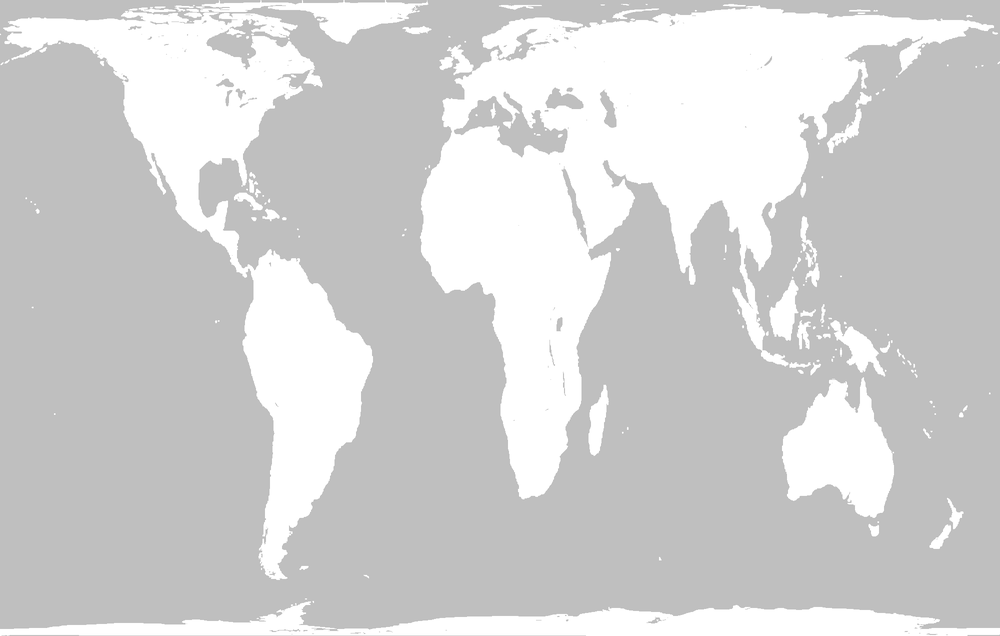
#> input picture figs/gall.png, 1000 x 636 px, shrunk from 2000 x 1271 before the run
$ python fig_land_dist.py
#> lines starting #> are read from the running program, lines starting #| are printed output that depends on the picture; after the words box and inside, x2 and y2 are one past the last pixel; in counts of white or black regions, pixels touching at a corner belong together
import numpy as np
from PIL import Image
import matplotlib.pyplot as plt
from matplotlib import image
from matplotlib import rc
rc('text', usetex=True)
rc('font', family='serif',size=13)

earth_map = image.imread('../gall.png')
#> earth_map is the input picture: shape (636, 1000, 3) float32; min 0.686, max 1, mean 0.824
earth_map[(earth_map<1)] = 0
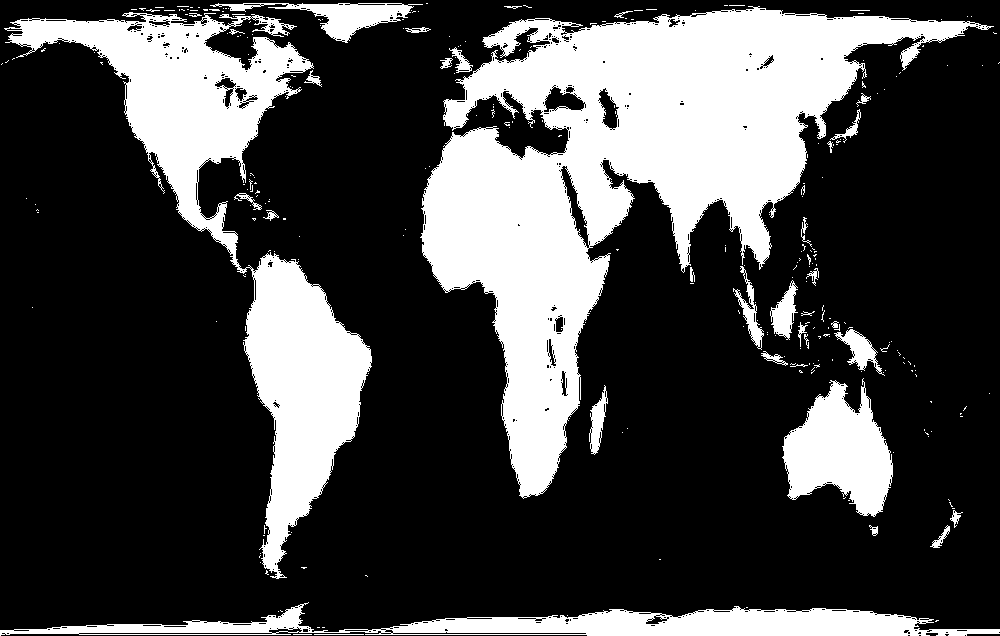
#> earth_map: shape (636, 1000, 3) float32; values 0 (black) and 1 (white), 27.4% white; 280 white regions (243 under 20 px), largest, box (x1, y1, x2, y2) and area: (420, 6, 994, 499) 96075, (4, 12, 372, 579) 45983, (0, 602, 1000, 636) 14587
fig, axs = plt.subplots(1,2, gridspec_kw={'width_ratios':(1,6)},figsize=(7,4))
axs[1].imshow(1-earth_map,'binary',alpha=0.4)
sums = np.sum(earth_map,1)/earth_map.shape[1]
#> sums = 636 rows, first 8: [0, 0, 0], [0, 0, 0], [0, 0, 0], [0.106, 0.106, 0.106], [0.122, 0.122, 0.122], [0.19, 0.19, 0.19], [0.201, 0.201, 0.201], [0.197, 0.197, 0.197]
sums[-2:] = sums[-3] #fix antarctic tailing off at end
axs[0].plot(sums[::-1,0],np.linspace(-90,90,len(sums[:,0])),linewidth=3)
axs[0].set_yticks(90*np.sin(np.array([-90,-45,-20,0,20,45,90])*np.pi/180))
axs[0].set_yticklabels(['{}$^\circ$'.format(i) for i in [-90,-45,-20,0,20,45,90]])
axs[0].set_ylim((-90,90))
axs[1].set_ylim([earth_map.shape[0],0])
axs[0].margins(x=0)
axs[0].set_xticks([0,1])
axs[1].set_yticks([])
axs[1].set_xticks([])
axs[0].set_xlabel('Land Proportion')
axs[0].set_ylabel('Latitude')
#> (the run stopped early here; a loop or call above may not have finished)
